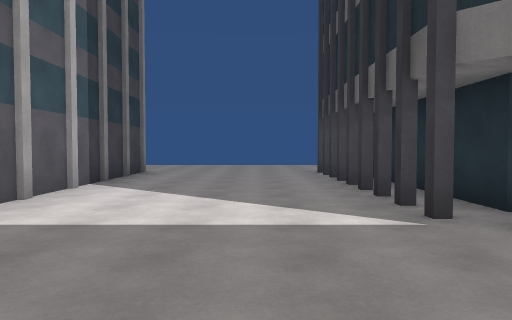
view 1 (above)

13 first-person views from a walk through a Unity game level. The camera is 1.4 m above the floor, tilts 2° down and sees 70° across. The floor is counted in squares, 2 m on a side. Each view is taken from the middle of a square. On the plan, view 1 faces up. The plan holds only what a view shows up to about 11 squares ahead; the rest is blank. The place goes on beyond the plan. The player is left out. Some surface patterns are stand-ins.

view 2
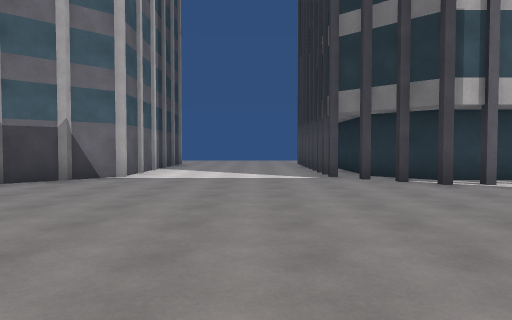

view 3
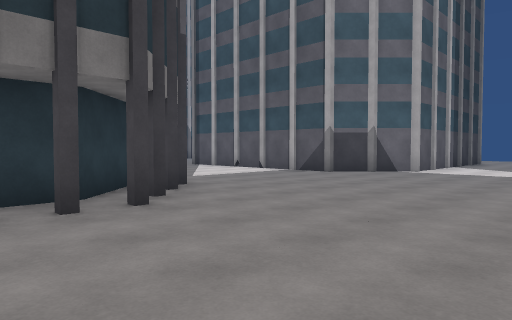

view 4
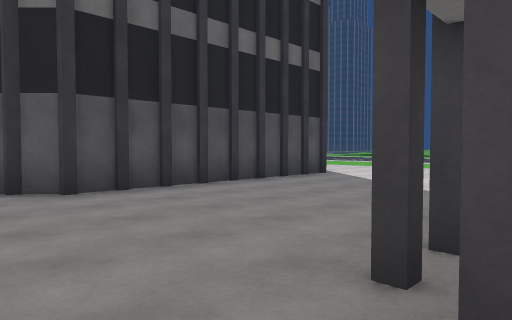

view 5
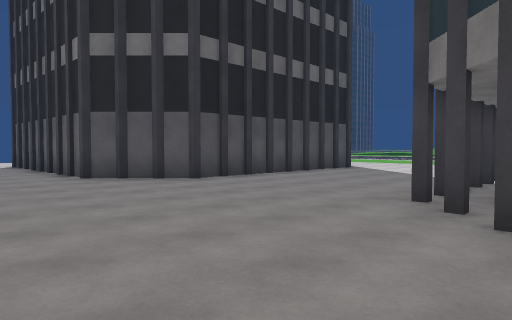

view 6
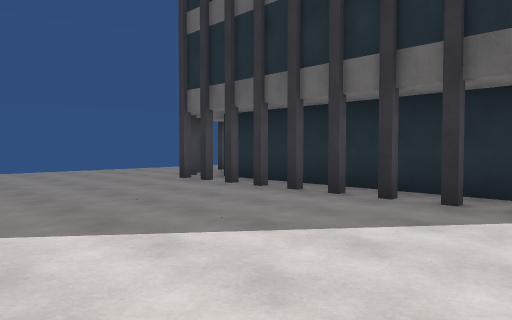

view 7
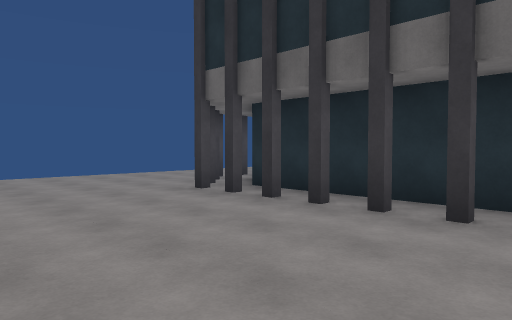

view 8
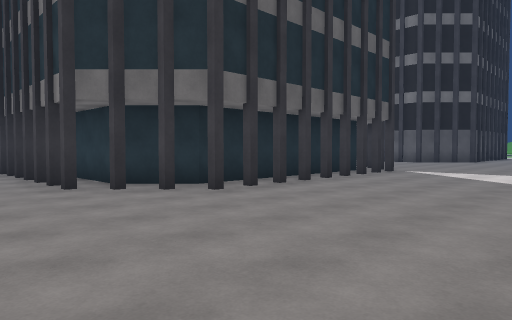

view 9
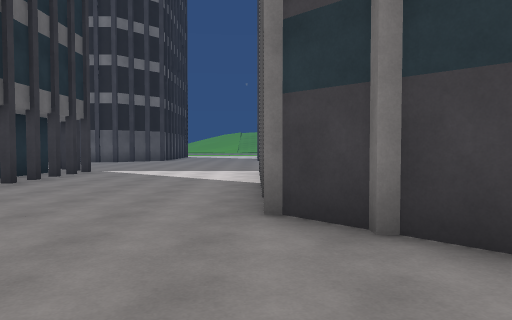

view 10
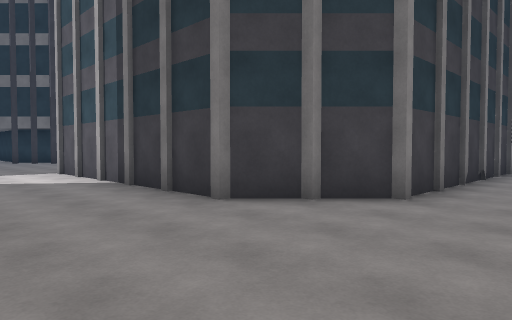

view 11
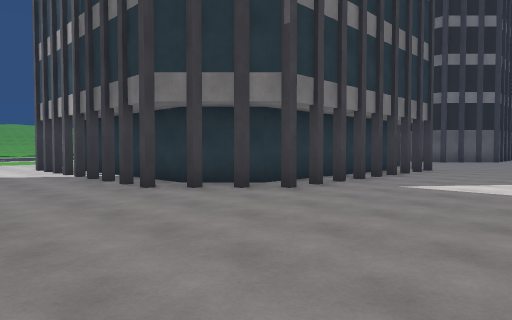

view 12
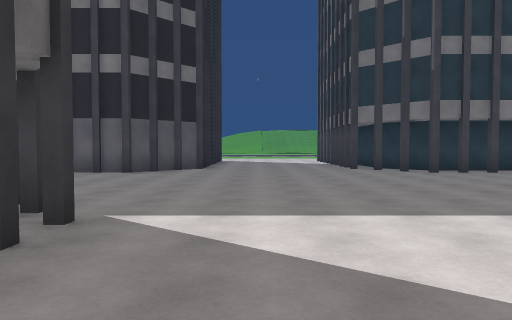

view 13
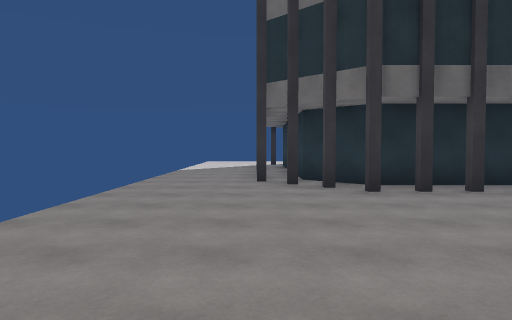

### Floor plan
Key: @ floor where view 1 was taken; # wall or solid block; . floor.
Columns run from 12 left of view 1 to 3 right of it. Each row starts with its distance up from view 1.
 14          .......
 13     ............
 12  #######.......#
 11        ##.....##
 10         ##....##
  9          #....#
  8          #....#
  7          #....#
  6          #....#
  5          #....#
  4         ##....##
  3        ##.....##
  2       ##.......#
  1       ..........
  0     ........@...
 -1 ................
 -2 ................
 -3  #######........
 -4  ##   ###......#
 -5        ###....##
 -6         ##....#
 -7          #....#
 -8          #....#
 -9          #....#
-10          #....#
-11          #....#

Positions as (right, up) in squares from view 1, and headings:
1: (0, 0), facing up
2: (0, -5), facing up
3: (1, -7), facing up-left
4: (-4, -3), facing down-right
5: (-5, 0), facing down-right
6: (-3, 3), facing up-right
7: (-2, 5), facing up-right
8: (-3, 14), facing down-right
9: (-3, 14), facing down
10: (0, 14), facing down-left
11: (0, 1), facing down-left
12: (0, 7), facing down
13: (-4, 12), facing right
